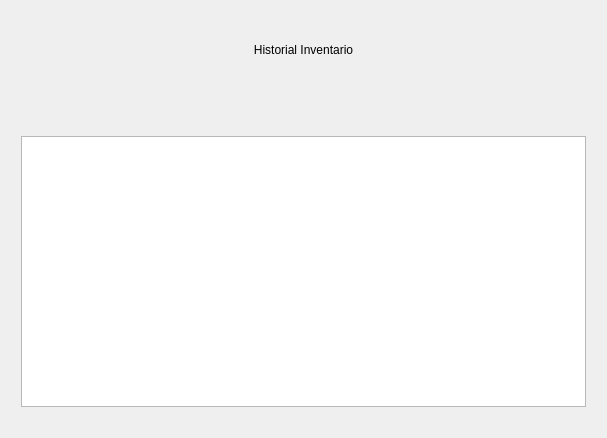
<?xml version="1.0" encoding="UTF-8"?>
<ui version="4.0">
 <class>Inventario_Usuario</class>
 <widget class="QDialog" name="Inventario_Usuario">
  <property name="geometry">
   <rect>
    <x>0</x>
    <y>0</y>
    <width>607</width>
    <height>438</height>
   </rect>
  </property>
  <property name="windowTitle">
   <string>Dialog</string>
  </property>
  <layout class="QGridLayout" name="gridLayout_4">
   <item row="0" column="0">
    <layout class="QGridLayout" name="gridLayout" rowstretch="2,6">
     <property name="leftMargin">
      <number>10</number>
     </property>
     <property name="topMargin">
      <number>20</number>
     </property>
     <property name="rightMargin">
      <number>10</number>
     </property>
     <property name="bottomMargin">
      <number>20</number>
     </property>
     <property name="verticalSpacing">
      <number>15</number>
     </property>
     <item row="0" column="0">
      <layout class="QGridLayout" name="gridLayout_2">
       <property name="verticalSpacing">
        <number>15</number>
       </property>
       <item row="1" column="0">
        <layout class="QGridLayout" name="gridLayout_5" columnstretch="6,2">
         <item row="0" column="1">
          <widget class="QLabel" name="USUARIO">
           <property name="text">
            <string/>
           </property>
          </widget>
         </item>
         <item row="0" column="0">
          <spacer name="horizontalSpacer">
           <property name="orientation">
            <enum>Qt::Orientation::Horizontal</enum>
           </property>
           <property name="sizeHint" stdset="0">
            <size>
             <width>40</width>
             <height>20</height>
            </size>
           </property>
          </spacer>
         </item>
        </layout>
       </item>
       <item row="0" column="0">
        <layout class="QGridLayout" name="gridLayout_7" columnstretch="2,5,2">
         <item row="0" column="1">
          <widget class="QLabel" name="Titulo3">
           <property name="text">
            <string>Historial Inventario</string>
           </property>
           <property name="alignment">
            <set>Qt::AlignmentFlag::AlignCenter</set>
           </property>
          </widget>
         </item>
         <item row="0" column="0">
          <spacer name="horizontalSpacer_2">
           <property name="orientation">
            <enum>Qt::Orientation::Horizontal</enum>
           </property>
           <property name="sizeHint" stdset="0">
            <size>
             <width>40</width>
             <height>20</height>
            </size>
           </property>
          </spacer>
         </item>
         <item row="0" column="2">
          <spacer name="horizontalSpacer_3">
           <property name="orientation">
            <enum>Qt::Orientation::Horizontal</enum>
           </property>
           <property name="sizeHint" stdset="0">
            <size>
             <width>40</width>
             <height>20</height>
            </size>
           </property>
          </spacer>
         </item>
        </layout>
       </item>
      </layout>
     </item>
     <item row="1" column="0">
      <layout class="QGridLayout" name="gridLayout_3">
       <property name="verticalSpacing">
        <number>10</number>
       </property>
       <item row="0" column="0">
        <widget class="QTableWidget" name="InventarioUsuario">
         <property name="selectionBehavior">
          <enum>QAbstractItemView::SelectionBehavior::SelectRows</enum>
         </property>
         <attribute name="verticalHeaderVisible">
          <bool>false</bool>
         </attribute>
        </widget>
       </item>
      </layout>
     </item>
    </layout>
   </item>
  </layout>
 </widget>
 <resources/>
 <connections/>
</ui>
